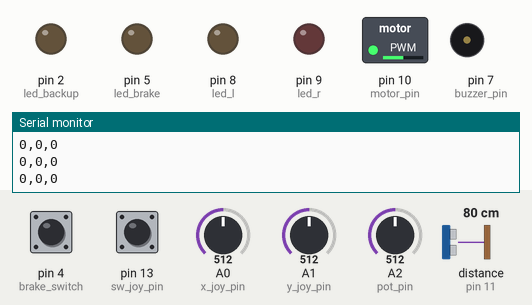
Simulated run of this sketch. Board: Arduino Uno, built with avr-gcc and run on an emulated ATmega328P. On the bench: switched loads named in the sketch (green lamp = pin HIGH), output pins drawn as LEDs (lit = HIGH), buzzer (waves = sounding), the last lines printed to the serial monitor. Dashed ring = blinking. The test bench sets the inputs (shaded band); at power-on: A0 (x_joy_pin) = 512, A1 (y_joy_pin) = 512, A2 (pot_pin) = 512, pin 4 (brake_switch) LOW, pin 13 (sw_joy_pin) HIGH, distance to the obstacle (sensor on pin 11) 80 cm. The echo pulse lasts 58.3 µs per cm; pins used as bus, display or sensor lines are not drawn.

Above: at 3.2 s.
3.3 s: A0 (x_joy_pin) set to 584
5.2 s: A0 (x_joy_pin) set to 614
At 6.4 s:
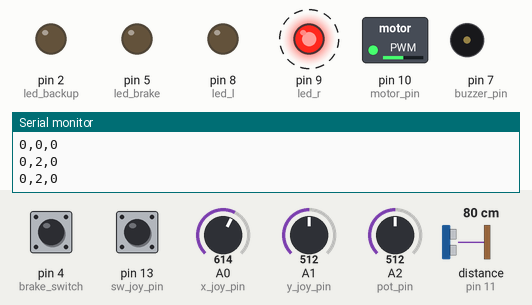
8.2 s: A1 (y_joy_pin) set to 217
11.2 s: A1 (y_joy_pin) set to 183
At 12.4 s:
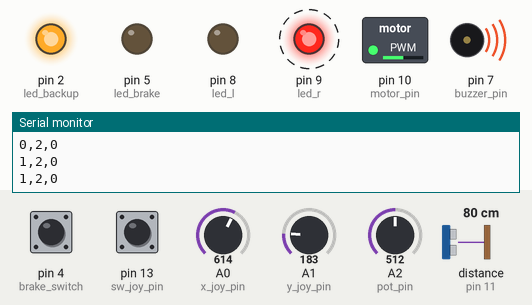
14.2 s: A2 (pot_pin) set to 716
At 15.4 s:
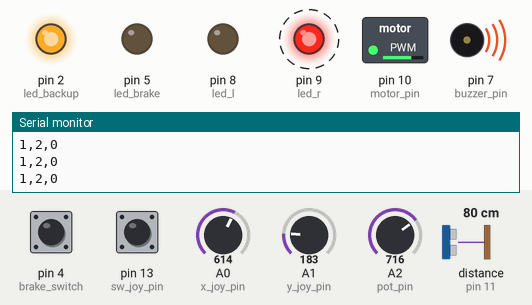
17.2 s: pin 4 (brake_switch) pulled HIGH for 0.6 s
At 17.9 s:
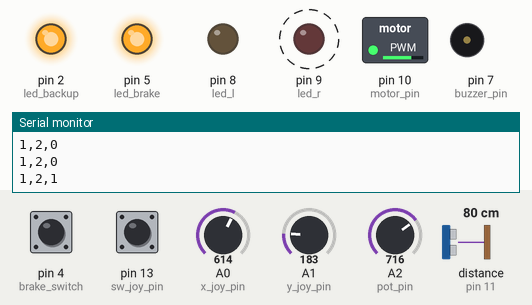
Timing chart, 0 to 21.2 s (numbered marks = the images above; inputs shaded):
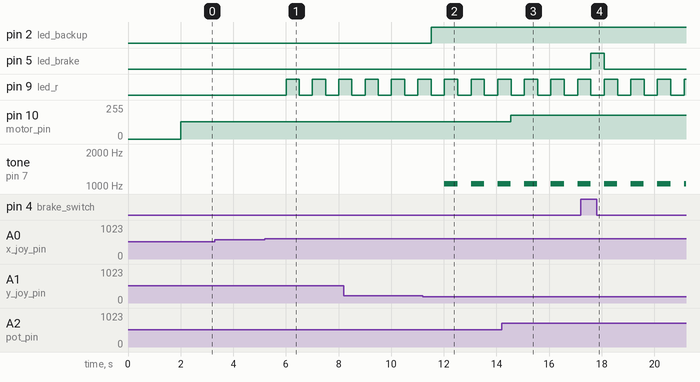

The sketch:

car_simulation.ino
```cpp
// responisble for the blinking.
// a non-blocking approach could have been taken, but
// since there was little time, we stuck with this solution.
uint8_t switch_blink = 1;

// joystick pins
const uint8_t x_joy_pin = A0;  // x-axis
const uint8_t y_joy_pin = A1;  // y-axis
const uint8_t sw_joy_pin = 13; // button

// brake button
const uint8_t brake_switch = 4;

// distance sensor pins
const uint8_t trig_pin = 12;
const uint8_t echo_pin = 11;

// pin for the DC motor
const uint8_t motor_pin = 10;
// pin for the potentiometer
const uint8_t pot_pin = A2;

// constants for determining joystick position
const int left_lim = 200;
const int right_lim = 600;

// led pins
const uint8_t led_r = 9;
const uint8_t led_l = 8;
const uint8_t led_backup = 2;
const uint8_t led_brake = 5;

// buzzer pin
const uint8_t buzzer_pin = 7;

/*
  Setup loop runs once.
  Readies some components.
*/
void setup() {
	// setup leds
	pinMode(led_r, OUTPUT);
	pinMode(led_backup, OUTPUT);
	pinMode(led_l, OUTPUT);

	// setup the joystick button
	pinMode(sw_joy_pin, INPUT);
	digitalWrite(sw_joy_pin, HIGH);

	pinMode(motor_pin, OUTPUT);

	pinMode(trig_pin, OUTPUT);
	pinMode(echo_pin, INPUT);

	pinMode(brake_switch, INPUT);

	Serial.begin(9600);

	delay(2000); // uneeded, but here for sync.
}

/*
  Loop runs infinitely.
  Reads and sends values over Serial.
*/
void loop() {
	// read the coordinates and direction of the joysticks position
	int x_axis = analogRead(x_joy_pin);
	int y_axis = analogRead(y_joy_pin);

	// read the brake button
	uint8_t brake = digitalRead(brake_switch);

	// set the motor speed to the potentiometer value
	analogWrite(motor_pin, analogRead(pot_pin) / 4);

	// buzzer on when joystick button is pressed
	if (!digitalRead(sw_joy_pin)) {
		// buzz at 1047 freq.
		tone(buzzer_pin, 1047, 500);
	} // there doesn't seem to be a need for noTone();

	// check of the joystick is in the UP position
	if (y_axis > right_lim) {
		// get the value from the ultrasonic sensor
		unsigned long distance = get_distance();

		// if there an object within 15cm of the back of the car
		if (distance < 15.0) {
			// too close, begin braking
			// send brake signal
			brake = 1;
			Serial.print(0);
			// turn the backup lights off
			digitalWrite(led_backup, LOW);
		} else { // move forward
			Serial.print(2);
			digitalWrite(led_backup, LOW);
		}

		// check of the joystick is in the DOWN position
	} else if (y_axis < left_lim) {
		// get the value from the ultrasonic sensor
		unsigned long distance = get_distance();

		// if there an object within 15cm of the back of the car
		if (distance < 15.0) {
			// too close, begin braking
			brake = 1;
			Serial.print(0);
			// turn the backup lights off
			digitalWrite(led_backup, LOW);
		} else { // move backward
			Serial.print(1);

			// turn the buzzer on and off every 500ms (using the blink flag)
			if (switch_blink) {
				tone(buzzer_pin, 1047, 500);
			}
			// turn on the backup lights
			digitalWrite(led_backup, HIGH);
		}
	} else { // car is not moving
		// normal pos
		Serial.print(0);
		digitalWrite(led_backup, LOW);
	}

	// output for processing (csv)
	Serial.print(",");

	// check of the joystick is in the RIGHT position
	if (x_axis > right_lim) {
		Serial.print(2);
		// alternate the right led on and off, while the left led stays off
		analogWrite(led_r, switch_blink ? 255 : switch_blink);
		digitalWrite(led_l, LOW);
	} else if (x_axis <
			   left_lim) { // check of the joystick is in the LEFT position
		Serial.print(1);
		// alternate the left led on and off, while the right led stays off
		digitalWrite(led_r, LOW);
		digitalWrite(led_l, switch_blink);
	} else { // neither -- normal pos
		Serial.print(0);
		// turn the rght and left leds off
		digitalWrite(led_r, LOW);
		digitalWrite(led_l, LOW);
	}

	// output for processing (csv)
	Serial.print(",");

	if (brake) { // if the brake signal is sent
		Serial.print(1);
		// turn on the brake leds
		analogWrite(led_brake, 255);
	} else {
		Serial.print(0);
		// turn off the brake lights
		analogWrite(led_brake, LOW);
	}

	// output for processing (csv)
	Serial.print("\n");

	// ternary operator for switch_blink
	switch_blink = (switch_blink ? 0 : 1);
	delay(500);
}

/*
  (Unused)
*/
void print_val(String what, int val) {
	Serial.print(what);
	Serial.print(": ");
	Serial.println(val);
	Serial.println();
}

/*
  Get the reading of the distance sensor.
  @returns: -1 if distance is too large or too small,
  or the distance read if not.
*/
unsigned long get_distance() {
	// prepare the sensor
	digitalWrite(trig_pin, LOW);
	delayMicroseconds(2);
	digitalWrite(trig_pin, HIGH);
	delayMicroseconds(10);
	digitalWrite(trig_pin, LOW);

	// send and recieve the signal from the sensor
	unsigned long dist = pulseIn(echo_pin, HIGH) / 58.0;
	// return distance if it is in an acceptable range
	return (dist == 0 || dist > 400) ? -1 : dist;
}
```

Measured:
- the behaviour switches between 600 and 601 on A0 (x_joy_pin) (found by bisection; images 0 and 1)
- the behaviour switches between 200 and 199 on A1 (y_joy_pin) (found by bisection; images 1 and 2)
- after the input at 5.2 s, pin 9 (led_r): alternates HIGH for 0.50 s and LOW for 0.50 s, starting after 0.81 s
- after the input at 11.2 s, pin 2 (led_backup): LOW → HIGH after 0.32 s; tone on pin 7 (buzzer_pin): alternates 1047 Hz for 0.50 s and silent for 0.51 s, starting after 0.82 s
- after the input at 14.2 s, pin 10 (motor_pin): 128/255 → 179/255 after 0.35 s
- after the input at 17.2 s, pin 5 (led_brake): LOW → HIGH after 0.39 s, → LOW 0.51 s later
